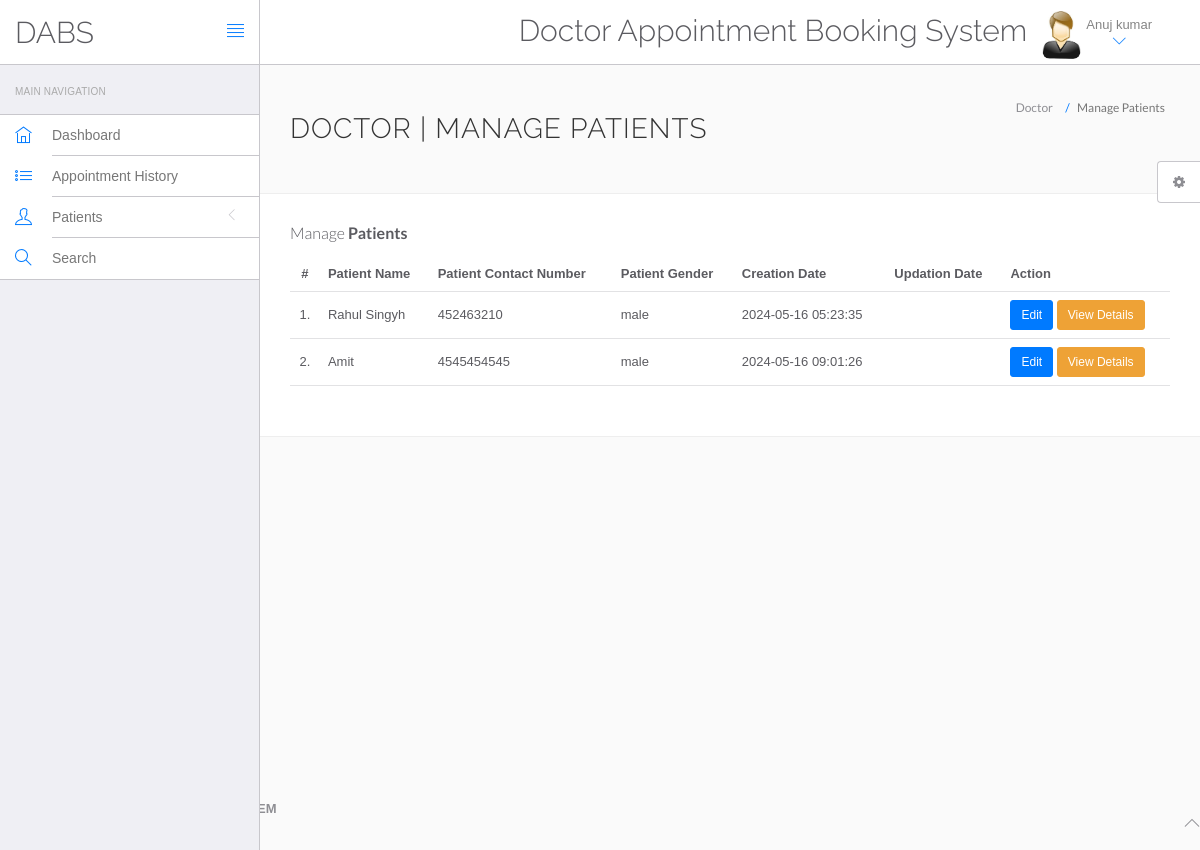
The app's page /hospital/DABS/doctor/manage-patient.php (signed in) with its own data.
### tables this page shows
CREATE TABLE `doctors` (
  `id` int(11) NOT NULL,
  `specilization` varchar(255) DEFAULT NULL,
  `doctorName` varchar(255) DEFAULT NULL,
  `address` longtext DEFAULT NULL,
  `docFees` varchar(255) DEFAULT NULL,
  `contactno` bigint(11) DEFAULT NULL,
  `docEmail` varchar(255) DEFAULT NULL,
  `password` varchar(255) DEFAULT NULL,
  `creationDate` timestamp NULL DEFAULT current_timestamp(),
  `updationDate` timestamp NULL DEFAULT NULL ON UPDATE current_timestamp()
);

CREATE TABLE `tblpatient` (
  `ID` int(10) NOT NULL,
  `Docid` int(10) DEFAULT NULL,
  `PatientName` varchar(200) DEFAULT NULL,
  `PatientContno` bigint(10) DEFAULT NULL,
  `PatientEmail` varchar(200) DEFAULT NULL,
  `PatientGender` varchar(50) DEFAULT NULL,
  `PatientAdd` mediumtext DEFAULT NULL,
  `PatientAge` int(10) DEFAULT NULL,
  `PatientMedhis` mediumtext DEFAULT NULL,
  `CreationDate` timestamp NULL DEFAULT current_timestamp(),
  `UpdationDate` timestamp NULL DEFAULT NULL ON UPDATE current_timestamp()
);

### hospital/DABS/doctor/manage-patient.php (the view, shortened to what this page needs)
<?php
include('include/config.php');
if(strlen($_SESSION['id']==0)) {
 header('location:logout.php');
  } else{
?>
<!DOCTYPE html>
<html lang="en">
	<head>
		<link rel="stylesheet" href="vendor/bootstrap/css/bootstrap.min.css">
		<link rel="stylesheet" href="vendor/fontawesome/css/font-awesome.min.css">
		<link rel="stylesheet" href="vendor/themify-icons/themify-icons.min.css">
		<link href="vendor/animate.css/animate.min.css" rel="stylesheet" media="screen">
		<link href="vendor/perfect-scrollbar/perfect-scrollbar.min.css" rel="stylesheet" media="screen">
		<link href="vendor/switchery/switchery.min.css" rel="stylesheet" media="screen">
		<link href="vendor/bootstrap-touchspin/jquery.bootstrap-touchspin.min.css" rel="stylesheet" media="screen">
		<link href="vendor/select2/select2.min.css" rel="stylesheet" media="screen">
		<link href="vendor/bootstrap-datepicker/bootstrap-datepicker3.standalone.min.css" rel="stylesheet" media="screen">
		<link href="vendor/bootstrap-timepicker/bootstrap-timepicker.min.css" rel="stylesheet" media="screen">
		<link rel="stylesheet" href="assets/css/styles.css">
		<link rel="stylesheet" href="assets/css/plugins.css">
		<link rel="stylesheet" href="assets/css/themes/theme-1.css" id="skin_color" />
	</head>
	<body>
		<div id="app">
<?php include('include/sidebar.php');?>
<div class="app-content">
<?php include('include/header.php');?>
<div class="main-content" >
<div class="wrap-content container" id="container">
<section id="page-title">
<div class="row">
<div class="col-sm-8">
<h1 class="mainTitle">Doctor | Manage Patients</h1>
</div>
<ol class="breadcrumb">
<li>
<span>Doctor</span>
</li>
<li class="active">
<span>Manage Patients</span>
</li>
</ol>
</div>
</section>
<div class="container-fluid container-fullw bg-white">
<div class="row">
<div class="col-md-12">
<h5 class="over-title margin-bottom-15">Manage <span class="text-bold">Patients</span></h5>
<table class="table table-hover" id="sample-table-1">
<thead>
<tr>
<th class="center">#</th>
<th>Patient Name</th>
<th>Patient Contact Number</th>
<th>Patient Gender </th>
<th>Creation Date </th>
<th>Updation Date </th>
<th>Action</th>
</tr>
</thead>
<tbody>
<?php
$docid=$_SESSION['id'];
$sql=mysqli_query($con,"select * from tblpatient where Docid='$docid' ");
$cnt=1;
while($row=mysqli_fetch_array($sql))
{
?>
<tr>
<td class="center"><?php echo $cnt;?>.</td>
<td class="hidden-xs"><?php echo $row['PatientName'];?></td>
<td><?php echo $row['PatientContno'];?></td>
<td><?php echo $row['PatientGender'];?></td>
<td><?php echo $row['CreationDate'];?></td>
<td><?php echo $row['UpdationDate'];?>
</td>
<td>
<a href="edit-patient.php?editid=<?php echo $row['ID'];?>" class="btn btn-primary btn-sm" target="_blank">Edit</a> <a href="view-patient.php?viewid=<?php echo $row['ID'];?>" class="btn btn-warning btn-sm" target="_blank">View Details</a>
</td>
</tr>
<?php
$cnt=$cnt+1;
 }?></tbody>
</table>
</div>
</div>
</div>
</div>
</div>
</div>
</div>
	<?php include('include/footer.php');?>
	<?php include('include/setting.php');?>
	</body>
</html>
<?php } ?>

### hospital/DABS/doctor/include/header.php (shortened to what this page needs)
<header class="navbar navbar-default navbar-static-top">
					<div class="navbar-header">
						<a class="navbar-brand" href="#">
							<h2 style="padding-top:20% ">DABS</h2>
						</a>
						<a href="#" class="sidebar-toggler pull-right visible-md visible-lg" data-toggle-class="app-sidebar-closed" data-toggle-target="#app">
							<i class="ti-align-justify"></i>
						</a>
					</div>
					<div class="navbar-collapse collapse">
						<ul class="nav navbar-right">
								<li  style="padding-top:2% ">
								<h2>Doctor Appointment Booking System</h2>
							</li>
							<li class="dropdown current-user">
								<a href class="dropdown-toggle" data-toggle="dropdown">
									<img src="assets/images/images.jpg" > <span class="username">
									<?php $query=mysqli_query($con,"select doctorName from doctors where id='".$_SESSION['id']."'");
while($row=mysqli_fetch_array($query))
{
	echo $row['doctorName'];
}
									?> <i class="ti-angle-down"></i></i></span>
								</a>
							</li>
						</ul>
					</div>
				</header>

### hospital/DABS/doctor/assets/css/themes/theme-1.css (style rules this page uses)
body { background: #FAFAFA; }
header .navbar-header { background: #ffffff !important; border-right-color: #c8c7cc !important; border-bottom-color: #c8c7cc !important; }
header .navbar-header .sidebar-toggler, header .navbar-header .sidebar-mobile-toggler { color: #007aff !important; }
header .navbar-header .navbar-brand { color: #777 !important; }
header .navbar-collapse { background: #ffffff !important; border-bottom-color: #c8c7cc !important; box-shadow: none !important; }
header .navbar-collapse .navbar-right > li > a { color: #777; }
header .navbar-collapse .navbar-right > li > a i { color: #007aff !important; }

### records on screen
doctors: doctorName "Anuj kumar"
tblpatient: PatientName "Rahul Singyh", PatientContno "452463210", PatientGender "male", CreationDate "2024-05-16 05:23:35"
tblpatient: PatientName "Amit", PatientContno "4545454545", PatientGender "male", CreationDate "2024-05-16 09:01:26"
